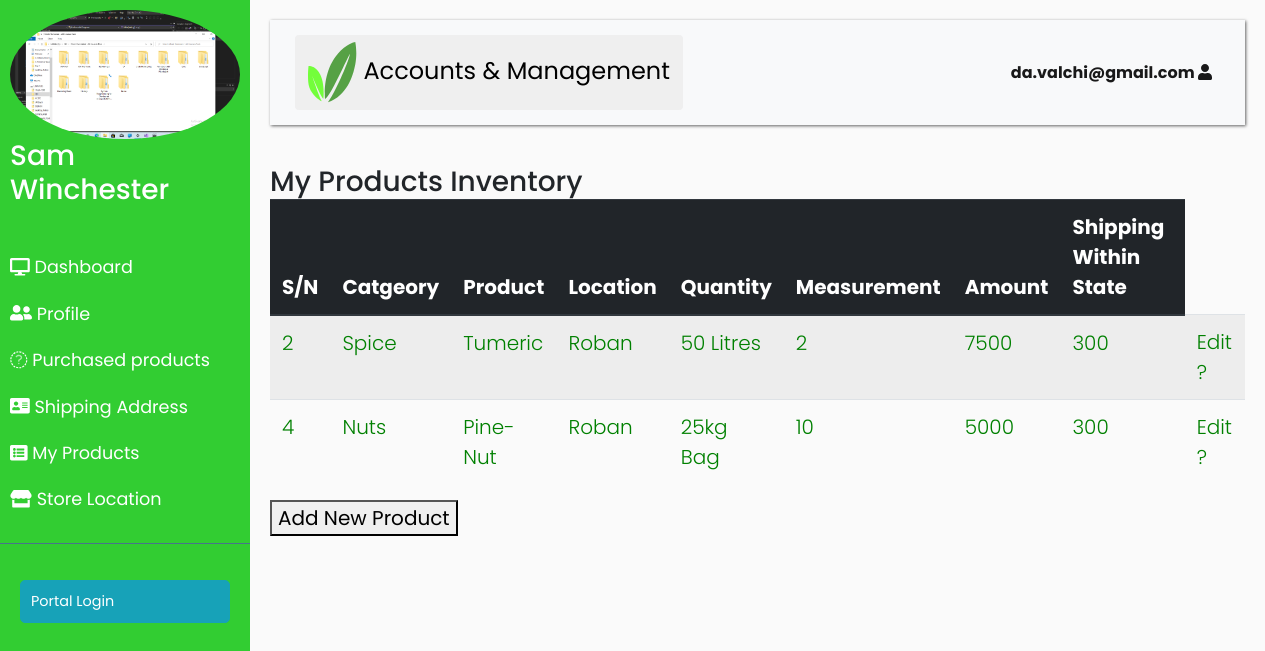
/account/myproducts (signed in), run on the app's committed database.
### account/models.py (models this page shows, shortened)
class User(AbstractBaseUser):
    first_name = models.CharField(max_length=50)
    last_name = models.CharField(max_length=50)
    email = models.EmailField(
        verbose_name='email address',
        max_length=255,
        unique=True,
    )
    phone = models.CharField(max_length=20)
    Active_Shipping_Address = models.ForeignKey(
        'goods.ShippingAddress',
        on_delete=models.DO_NOTHING,
        blank=True,
        null=True,
    )
    staff = models.BooleanField(default=False)
    admin = models.BooleanField(default=False)
    profile_picture = models.ImageField(blank=True, null=True)
    STATUS = (
        ('Buyer', 'Buyer'),
        ('Seller', 'Seller'),
    )
    client_status = models.CharField(max_length=500, choices=STATUS)
    USERNAME_FIELD = 'email'
    REQUIRED_FIELDS = ['first_name', 'last_name']
    @property
    def is_staff(self):
        return self.staff
    objects = UserManager()

class Profile(models.Model):
    user = models.OneToOneField(User, on_delete=models.CASCADE)
    images = models.ImageField(default='default.jpg', upload_to='profile_pics')

### goods/models.py (models this page shows, shortened)
class Product(models.Model):
    product_name = models.TextField()
    product_catgeory = models.ForeignKey(Category, on_delete=models.DO_NOTHING)
    store_location = models.ForeignKey(
    StoreLocation, on_delete=models.DO_NOTHING,blank=True)
    per=(
      ('25 Litres','25 Litres'),
      ('50 Litres','50 Litres'),
      ('10 Litres','10 Litres'),
      ('25kg Bag','25kg Bag'),
      ('50kg Bag','50kg Bag'),
            ('Basket','Basket'),
    )
    measurment = models.CharField(max_length=20,choices=per)
    product_description = models.CharField(max_length=500,blank=True,null=True)
    quantity = models.IntegerField(blank=True,null=True)
    price = models.IntegerField(null=True)
    intra_state_shipping_fee = models.CharField(max_length=20,blank=True,null=True)
    inter_state_shipping_fee = models.CharField(max_length=20,null=True)
    prod_image = models.ImageField(upload_to='photos/goods')
    stock = models.IntegerField(blank=True,null=True)
    farmername = models.ForeignKey('account.User', on_delete= models.CASCADE,blank=True,null=True)
    is_active = models.BooleanField(default=False,null=True)
    date_time = models.DateTimeField(auto_now_add=True)

class Category(models.Model):
    category_name = models.CharField(max_length=50)
    slug = models.CharField(max_length=100)
    cat_image = models.ImageField(upload_to='photos/category',blank=True)
    def __str__(self):
        return self.category_name

class StoreLocation(models.Model):
    name = models.CharField(max_length=20)
    states_list= (
                    ("Abia", " Abia"),
                    ( "Bauchi", "Bauchi",),
                    ( "Bayelsa","Bayelsa",),
                    ( "Benue", "Benue",),
                    ( "Borno",  "Borno",     ),
                  ("Cross River" ,"Cross River",),
                  ("Delta",   "Delta",   ),
                    ("Ebonyi",  "Ebonyi",  ),
                    ("Edo",    "Edo",    ),
                    ("Ekiti",  "Ekiti",  ),
                    ("Enugu",  "Enugu",   ),
                    ("FCT - Abuja","FCT - Abuja",),
                  ("Gombe",  "Gombe",  ),
                    ("Imo",    "Imo",    ),
                    ("Jigawa", "Jigawa", ),
                    ("Kaduna",  "Kaduna",  ),
                    ("Kano",    "Kano",       ),
                  ("Katsina","Katsina",),
                    ("Kebbi",   "Kebbi",      ),
                  ("Kogi",      "Kogi",    ),
                    ("Kwara",   "Kwara",   ),
                    ("Lagos",   "Lagos",   ),
                    ("Nasarawa","Nasarawa",),
                    ("Niger",   "Niger",      ),
                  ("Ogun",      "Ogun",    ),
                    ("ndo",     "ndo",     ),
                    ("Osun",    "Osun",    ),
                    ("Oyo",    "Oyo",    ),
                    ("Plateau","Plateau",),
                    ("Rivers",  "Rivers",  ),
                    ("Sokoto",  "Sokoto", ),
                    ("Taraba","Taraba",),
                    ("Yobe",    "Yobe",),
                  ("Zamfara","Zamfara")    ,
)
    states=models.CharField(max_length=20,choices=states_list)
    city=models.CharField(max_length=20)
    created_by=models.ForeignKey('account.User',on_delete=models.CASCADE,default=True)
    def __str__(self):
        return self.name

### farmer/views.py (the view)
# urls.py: path('myproducts',views.MyProductsListView,name='myproducts'),
@login_required
def MyProductsListView(request):
    product=Product.objects.filter(farmername=request.user.id)
    context={
        'object':product
    }
    return render(request,'farmer/myproducts.html',context)

### account/views.py (called while the page is built)
def _cart_id(request):
    cart = request.session.session_key
    if not cart:
        cart = request.session.create()
    return cart

### farmer/context_processor.py (called while the page is built)
def counter(request):
    cart_count=0
    if 'admin' in request.path:
        return {}
    else:
        try:
            cart=Cart.objects.filter(cart_id=_cart_id(request))
            cart_items=CartItem.objects.all().filter(cart=cart[:1])
            for cart_item in cart_items:
                cart_count+=cart_item.quantity
        except Cart.DoesNotExist:
            cart_count=0
    return dict(cart_count=cart_count)

### farmer/templates/farmer/myproducts.html
{% extends 'farmer/account.html' %}
{% block content %}
<h3 class="title-divider" style="margin-bottom: 0;"><span> My Products Inventory</span> </h3>
<div class="lead" style="margin-bottom: 40px;">
      <table  class=" table table-striped table-hover  " >
        <thead class="thead-dark">
            <tr>
                <th>
                    S/N
                </th>
                <th>
                    Catgeory
                </th>
                <th>
                    Product
                </th>
                <th>Location</th>
                <th>
                Quantity
                </th>
                <th>
                Measurement
                </th>
                <th>
                    Amount
                </th>
                <th>
                    Shipping Within State
                </th>
            </tr>
        </thead>
        {% for x in object %}
        <tr {% if x.is_active %} style="color: green;" {% else %} style="color: red;" {% endif %} >
            <td>
                {{ x.pk }}
            </td>
            <td>
                {{ x.product_catgeory }}
            </td>
            <td>
                {{x.product_name}}
            </td>
            <td>
                {{x.store_location}}
            </td>
            <td>
                {{x.measurment}}
            </td>
            <td>
                {{x.quantity}}
            </td>
            <td>
                {{ x.price }}
            </td>
            <td>
                {{x.intra_state_shipping_fee }}
            </td>
            <td>
                <a href="{% url 'updateproducts' x.pk %} "> Edit ?</a>
            </td>
        </tr>
    {% endfor %}
    </table>
    <button> <a href=" {% url 'newproducts' %} ">Add New Product </a></button>
</div>
</div>
</div>
{% endblock %}

### farmer/templates/farmer/account.html (shortened to what this page needs)
{% load static %}
<!DOCTYPE html>
<html>
<head>
    <link rel="stylesheet" href="https://stackpath.bootstrapcdn.com/bootstrap/4.1.0/css/bootstrap.min.css">
</head>
<body style="">
    <div class="wrapper">
        <nav id="sidebar">
            <div class="sidebar-header">
              <a  {% if request.user.profile.images.url %}
                      href="{% url 'profile' request.user.id %}"
                          {% else %} href={% url 'profile_picture' %} {% endif %} >
                <img {% if request.user.profile.images.url %}
                    src="{{ request.user.profile.images.url }}"
                    {% else %}
                    src="https://dummyimage.com/150x150.gif?text={{ request.user }}"
                {% endif %}
                        alt="" width="768" height="1024" alt="Seller-Logo" class="img-fluid w-100"
                                      style="border-radius: 50%; height: 60%; width: 50%;"
                                     >
              </a>
                <h3> {{request.user.first_name}}  {{request.user.last_name}}  </h3>
            </div>
            <ul class="list-unstyled components">
                    <li >
                        <a href="{% url 'dashboard' %} "
                        >
                            <i class="fas fa-desktop"></i>  Dashboard
                        </a>
                    </li>
                <li>
                    <a href="{% url 'profile' request.user.pk %}">
                        <i class="fas fa-user-friends"></i>
                         <span>Profile</span>
                    </a>
                    <a href="{% url 'purchasedproducts' %}"
                    >
                     <i class="fas fa-inventory"></i>
                       <span> Purchased products</span>
                    </a>
                </li>
                <li>
                    <a href="{% url 'shippinglist'  %}">
                        <i class="fa fa-address-card"></i>
                       <span> Shipping Address </span>
                    </a>
                </li>
                {% if request.user.is_staff %}
                <li>
                    <a href="{% url 'myproducts' %}">
                        <i class="fa fa-list-alt"></i>
                       <span>My Products</span>
                    </a>
                </li>
                <li>
                    <a href="{% url 'storelist' %}">
                        <i class="fas fa-store"></i> <span>Store Location</span>
                    </a>
                </li>
                {% endif %}
            </ul>
            <ul class="list-unstyled CTAs">
                <li>
                    <a href="{% url 'admin:index' %}" class="btn btn-info">Portal Login</a>
                </li>
            </ul>
        </nav>
        <div id="content">
            <nav class="navbar navbar-expand-lg navbar-light bg-light" >
                <div class="container-fluid" >
                    <button type="button" id="sidebarCollapse" class="btn " style="font-size: x-large;">
                        <img src=" {% static 'SYmbol.png' %}">
                        <span>  Accounts &amp; Management</span>
                    </button>
                    <div  id="navbarSupportedContent">
                        <ul class="nav navbar-nav ml-auto">
                            <li class="nav-item active">
                                <a class="nav-link"  href="{% url 'account' %} ">  {{ greet }} <strong> {{request.user.email}} </strong> <i class="fa fa-user"></i> </a>
                        </ul>
                    </div>
                </div>
            </nav>
{% block content %}{% endblock %}
</body>
</html>

### farmer/templates/farmer/account.html (style rules this page uses)
body { font-family: 'Poppins', sans-serif; background: #fafafa; }
a, a:hover, a:focus { color: inherit; text-decoration: none; transition: all 0.3s; }
.navbar { padding: 15px 10px; background: #fff; border: none; border-radius: 0; margin-bottom: 40px; box-shadow: 1px 1px 3px rgba(99,99,99); }
i, span { display: inline-block; }
.wrapper { display: flex; align-items: stretch; }
#sidebar { min-width: 250px; max-width: 250px; background: limegreen; color: #fff; transition: all 0.3s; }
#sidebar ul li a { text-align: left; }
#sidebar .sidebar-header { padding: 10px; background: limegreen; }
#sidebar ul.components { padding: 20px 0; border-bottom: 1px solid #47748b; }
#sidebar ul li a { padding: 10px; font-size: 1.1em; display: block; }
ul.CTAs { padding: 20px; }
ul.CTAs a { text-align: center; font-size: 0.9em !important; display: block; border-radius: 5px; margin-bottom: 5px; }
#content { width: 100%; padding: 20px; min-height: 100vh; transition: all 0.3s; }

### data on the page
User: images (picture), user.first_name "Sam", user.last_name "Winchester", user.email "da.valchi@gmail.com"
Product: pk "2", product_catgeory "Spice", product_name "Tumeric", store_location "Roban", measurment "50 Litres", quantity "2", price "7500", intra_state_shipping_fee "300"
Product: pk "4", product_catgeory "Nuts", product_name "Pine-Nut", store_location "Roban", measurment "25kg Bag", quantity "10", price "5000", intra_state_shipping_fee "300"
